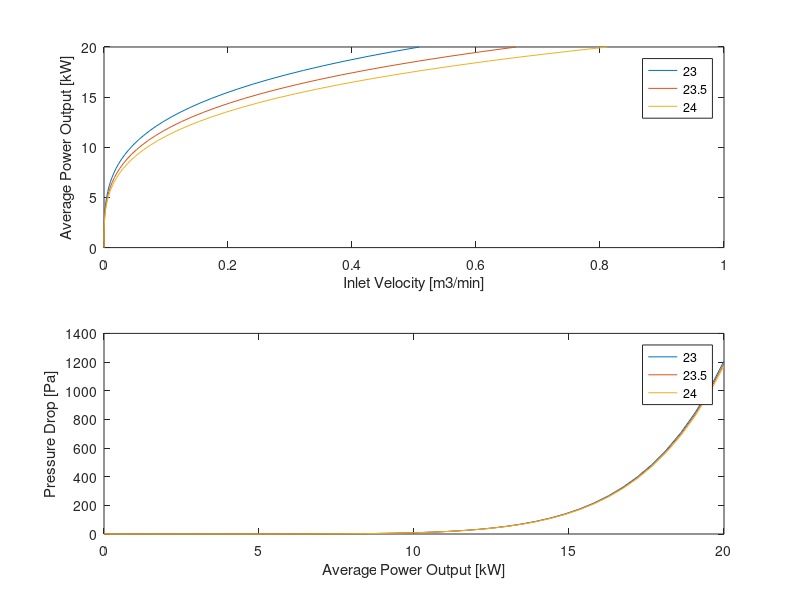

Here is the MATLAB script that generated this plot:
%% Bank of Tubes Analysis on Subpack Cooling
clear all 
close all
%% Assumptions
%Nusselt Number correlation does not technically hold true since our flow
%regieme changes as a function of our velocity, however it is a decent
%enough of an approximation

%Average internal resistance of cell used
%Entropic heat not accounted for

%Air properties only evaluated at 30C and 50C
%% Parameters
P_avg = 18.6; % [kW] Average power 
P_max = 20; % [kW] Max power 


%Cell Spacing (from center of one cell to another)
% s_t = 23*10^-3; % [m] traverse spacing
% s_l = 24*10^-3; % [m] longitudinal spacing
s_t = 23*10^-3 : 0.5e-3 : 24e-3; % [m] traverse spacing
s_l = 23e-3; % [m] longitudinal spacing
%s_l = 23*10^-3 : 0.5e-3 : 27e-3; % [m] longitudinal spacing
%s_d = sqrt(s_l^2 + s_t^2); %[m] diagonal spacing

%Constants Based on Cell Config 
%C1= 0.35*(s_t/s_l)^(1/5);
%C1 = 0.9;
C2 = 0.95;
m = 0.6;
%m = 0.4

%Cell Properties
T_cell_max = 50; %[C] 
T_ambient = 35; %[C]
N_rows = 12; % Number of rows
N_cells = 6; % Number of cells per row
totalcells = N_rows*N_cells;
D_cell = 21.55 *10^-3; %[m] Cell diameter
R_cell = D_cell/2; % [m] Cell radius
%R_cell = 12.93e-3; % this is gerater than radius of the cell, larger
%surface area = lower pressure drop
k_cell = 2.21; %[W /m K] 
L_cell = 70.15*10^-3; % [m] Cell length/height
SA_cell = 0.5*(L_cell-12.7*10^-3)*2*pi*R_cell; %[m^2] Surface Area of cell
R_internal = 0.0135061; % [Ohms]

%Air Properties at 30 C
rho = 1.164; % [kg/m^3]
Cp = 1006; % [J/kg K]
mu = 18.72*10^-6; % [N s/m^2]
k = 26.62*10^-3; % [W/m K] 
Pr = mu*Cp/k; %

%Air Properties at 50 C (Surface Temp)
rho_s = 1.093; % [kg/m^3]
Cp_s = 1007; % [J/kg K]
mu_s = 19.53*10^-6; % [N s/m^2]
k_s = 28.08*10^-3; % [W/m K]
Pr_s = mu_s*Cp_s/k_s; %


%Pack Properties
V_nom = 432; % [V]



%% Calculations

% For s_l = 24 mm

%Matrix Initialization
n = 40; % number of intervals
P = 0:P_avg/n:P_max;
V_inlet = size(P);
P_delta = size(P);

for j = 1:length(s_t)
    for i = 1:length(P)
        P_avg = P(i);
        %Heat generation and temperature calcs
        I = (P_avg*1000/V_nom)/3; %[A]
        q_total = I^2*R_internal; % [W]
        q_vol_gen = q_total/(pi*R_cell^2*L_cell); % [W/m^3]
        T_s = T_cell_max-(q_vol_gen*R_cell^2)/(4*k_cell); % [K]
        
        %Heat transfer coefficient 
        h= q_total/((T_s-T_ambient)*SA_cell);
        
        %Flow characteristics
        C1 = 0.35*(s_t(j)/s_l)^(1/5);
        Nu = h*D_cell/k_s;
        Re_max = (Nu/(C1*C2*Pr^0.36*(Pr/Pr_s)^0.25))^(1/m);
        
        %Checking where max velocity occurs

        s_d(j) = sqrt(s_l^2 + (s_t(j)/2)^2); %[m] diagonal spacing

        A1 = (s_t(j)-D_cell);
        A2 = 2*(s_d(j)-D_cell);
        if A2<A1
            V_max = Re_max*mu/(rho*2*(s_d(j)-D_cell)); %Vmax is at A2, denominator is just diameter
            V_inlet(j,i) = V_max*2*(s_d(j)-D_cell)/s_t(j);
        else
            V_max = Re_max*mu/(D_cell); %Vmax is at A1
            V_inlet(j,i) = V_max*(s_t(j)-D_cell)/s_t(j);
        end
        
        %Pressure Drop
        
        P_l = s_l/D_cell;
        P_t = s_t(j)/D_cell;
        Pans = (P_t-1)/(P_l-1);
        P_ratio = P_t/P_l;

        %Rough estimates of pressure drop coefficient
        X=1.1; % staggered graph
        f = 0.9; % staggered graph
        f = 0.9;
        P_delta(j,i) = N_rows*X*(rho*V_max^2/2)*f; %[Pa]
    
        Ts_minus_To(j,i) = (T_cell_max-T_ambient)*exp((-pi*D_cell/1000*totalcells*h)/(rho*V_inlet(i)*N_cells*s_t(j)/1000*Cp*1000));
        logmeantempdiff(j,i) = (T_cell_max-T_ambient-Ts_minus_To(i))/log((T_cell_max-T_ambient)/Ts_minus_To(i)); %degC, difference in inlet and outlet air temp
        heattransferrate(j,i)= totalcells*h*pi*D_cell*logmeantempdiff(i)/1000; %kW/m
    end
end

%% Plotting
figure()
subplot(2,1,1)
plot(V_inlet*0.01018*60,P);
xlabel('Inlet Velocity [m3/min]')
ylabel('Average Power Output [kW]')
legend('23','23.5','24','24.5','25','25.5','26','26.5','27')

subplot(2,1,2)
plot(P,P_delta)
ylabel('Pressure Drop [Pa]')
xlabel('Average Power Output [kW]')
legend('23','23.5','24','24.5','25','25.5','26','26.5','27')